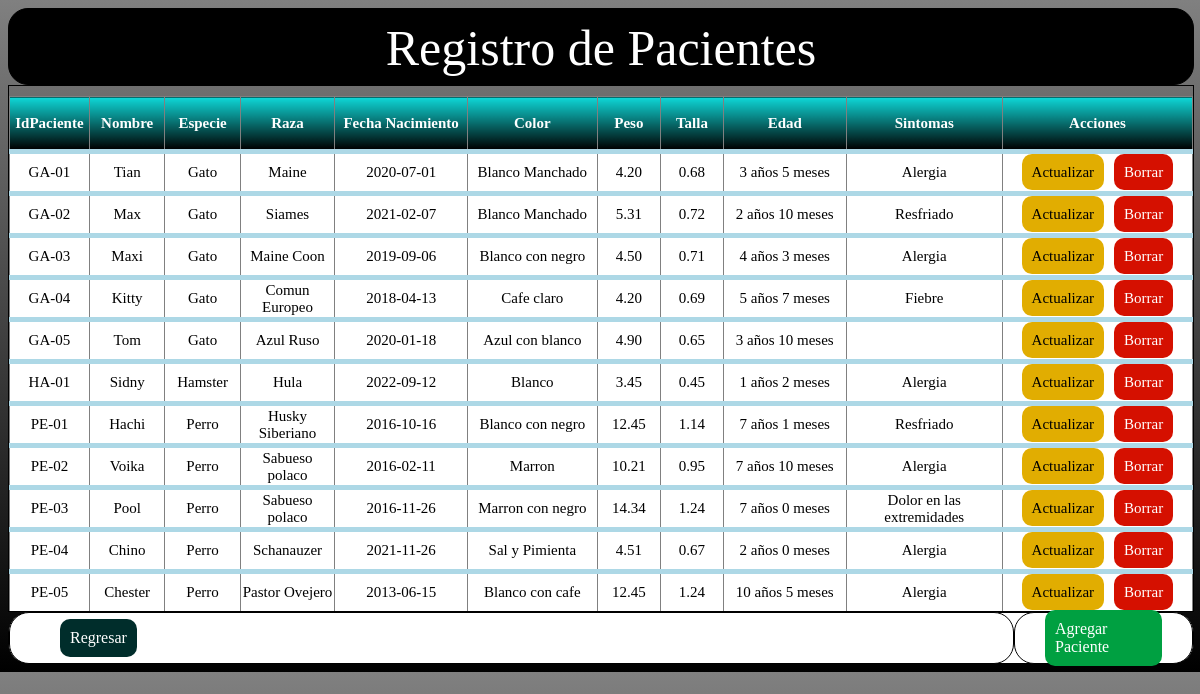
Page /crudDB/Pacientes.php on the committed database.
### tables this page shows
CREATE TABLE `paciente` (
  `idpaciente` varchar(45) NOT NULL,
  `nombre` varchar(45) NOT NULL,
  `especie` varchar(45) NOT NULL,
  `raza` varchar(45) DEFAULT NULL,
  `fec_nacimiento` date NOT NULL,
  `color` varchar(45) NOT NULL,
  `peso` decimal(5,2) NOT NULL,
  `talla` decimal(5,2) NOT NULL,
  `edad` varchar(45) NOT NULL,
  `sintomas` varchar(45) DEFAULT NULL,
  PRIMARY KEY (`idpaciente`)
);

### crudDB/Pacientes.php (the view, shortened to what this page needs)
<!DOCTYPE html>
<html lang="en">
    <head>
    </head>
    <body>
        <div id='cabeza'>
            <p>Registro de Pacientes</p>
        </div>
        <div id='contenido'>
        <table border='1'>
                <tr>
                    <th style='width:80px; height:50px;'>IdPaciente</th>
                    <th style='width:80px; height:50px;'>Nombre</th>
                    <th style='width:80px; height:50px;'>Especie</th>
                    <th style='width:100px; height:50px;'>Raza</th>
                    <th style='width:150px; height:50px;'>Fecha Nacimiento</th>
                    <th style='width:150px; height:50px;'>Color</th>
                    <th style='width:70px; height:50px;'>Peso</th>
                    <th style='width:70px; height:50px;'>Talla</th>
                    <th style='width:150px; height:50px;'>Edad</th>
                    <th style='width:180px; height:50px;'>Sintomas</th>
                    <th style='width:200px; height:50px;'>Acciones</th>
                </tr>
                <?php
                require('Conexion.php');
                $pacientes = $conexion ->  query('SELECT * FROM paciente');
                while ($resultado = $pacientes -> fetch_assoc()){
                    echo '<tr>';
                    echo '<td>'.$resultado['idpaciente'].'</td>';
                    echo '<td>'.$resultado['nombre'].'</td>';
                    echo '<td>'.$resultado['especie'].'</td>';
                    echo '<td>'.$resultado['raza'].'</td>';
                    echo '<td>'.$resultado['fec_nacimiento'].'</td>';
                    echo '<td>'.$resultado['color'].'</td>';
                    echo '<td>'.$resultado['peso'].'</td>';
                    echo '<td>'.$resultado['talla'].'</td>';
                    echo '<td>'.$resultado['edad'].'</td>';
                    echo '<td>'.$resultado['sintomas'].'</td>';
                    echo '<td><a class="btn-actualizar" href="PacientesActualizar.php?idpaciente='.$resultado["idpaciente"].'">Actualizar</a><a class="btn-borrar" href="PacientesBorrar.php?idpaciente='.$resultado["idpaciente"].'">Borrar</a></td>';
                    echo '</tr>';
                }
                ?>
            </table>
        </div>
        <div id='pie'>
            <div id='subpie1'>
                <a class='btn-regresar' href='Bienvenido.php'>Regresar</a>
            </div>
            <div id='subpie2'>
                <a class='btn-agregar' href='PacientesIngresar.php'>Agregar Paciente</a>
            </div>
        </div>
    </body>
</html>

### crudDB/Pacientes.php (style rules this page uses)
body { background: linear-gradient(gray, black); }
div { border: 1px solid black; }
#cabeza { width: 100%; height: 75px; background-color: black; border-radius: 20px; }
#cabeza p { font-size: 50px; text-align: center; margin-top: 10px; color: white }
#contenido { width: 100%; height: 525px; justify-content: center; overflow: auto; display: flex; }
#contenido table { border-collapse: collapse; margin-top: 10px; font-size: 15px; }
#contenido table tr td .btn-actualizar { background-color: #e1ad01; color: black; padding: 10px; border-radius: 10px; text-decoration: none; }
#contenido table tr td .btn-borrar { background-color: #d51000; color: white; padding: 10px; border-radius: 10px; margin-left: 10px; text-decoration: none; }
#contenido table tr { font-size: 15px; text-align: center; border-bottom: 5px solid lightblue; border-radius: 5px; }
#contenido table th { background: linear-gradient(#0ED7D7, black); color: white; }
#contenido table td { height: 35px; background: white; }
#pie { width: 100%; height: 50px; background-color: white; border-radius: 20px; display: flex; align-items: center; }
#subpie1 { width: 85%; height: 50px; background-color: white; border-radius: 20px; display: flex; align-items: center; }
#subpie1 .btn-regresar { background-color: #002d2b; color: white; padding: 10px; border-radius: 10px; margin-top: 30px; margin-left: 50px; margin-right: 30px; margin-bottom: 30px; text-decoration: none; }
#subpie2 { width: 15%; height: 50px; background-color: white; border-radius: 20px; display: flex; align-items: center; }
#subpie2 .btn-agregar { background-color: #00a041; color: white; padding: 10px; border-radius: 10px; margin: 30px; text-decoration: none; }

### rows in the picture
paciente: idpaciente "GA-01", nombre "Tian", especie "Gato", raza "Maine", fec_nacimiento "2020-07-01", color "Blanco Manchado", peso "4.20", talla "0.68", edad "3 años 5 meses", sintomas "Alergia"
paciente: idpaciente "GA-02", nombre "Max", especie "Gato", raza "Siames", fec_nacimiento "2021-02-07", color "Blanco Manchado", peso "5.31", talla "0.72", edad "2 años 10 meses", sintomas "Resfriado"
paciente: idpaciente "GA-03", nombre "Maxi", especie "Gato", raza "Maine Coon", fec_nacimiento "2019-09-06", color "Blanco con negro", peso "4.50", talla "0.71", edad "4 años 3 meses", sintomas "Alergia"
paciente: idpaciente "GA-04", nombre "Kitty", especie "Gato", raza "Comun Europeo", fec_nacimiento "2018-04-13", color "Cafe claro", peso "4.20", talla "0.69", edad "5 años 7 meses", sintomas "Fiebre"
paciente: idpaciente "GA-05", nombre "Tom", especie "Gato", raza "Azul Ruso", fec_nacimiento "2020-01-18", color "Azul con blanco", peso "4.90", talla "0.65", edad "3 años 10 meses"
paciente: idpaciente "HA-01", nombre "Sidny", especie "Hamster", raza "Hula", fec_nacimiento "2022-09-12", color "Blanco", peso "3.45", talla "0.45", edad "1 años 2 meses", sintomas "Alergia"
paciente: idpaciente "PE-01", nombre "Hachi", especie "Perro", raza "Husky Siberiano", fec_nacimiento "2016-10-16", color "Blanco con negro", peso "12.45", talla "1.14", edad "7 años 1 meses", sintomas "Resfriado"
paciente: idpaciente "PE-02", nombre "Voika", especie "Perro", raza "Sabueso polaco", fec_nacimiento "2016-02-11", color "Marron", peso "10.21", talla "0.95", edad "7 años 10 meses", sintomas "Alergia"
paciente: idpaciente "PE-03", nombre "Pool", especie "Perro", raza "Sabueso polaco", fec_nacimiento "2016-11-26", color "Marron con negro", peso "14.34", talla "1.24", edad "7 años 0 meses", sintomas "Dolor en las extremidades"
paciente: idpaciente "PE-04", nombre "Chino", especie "Perro", raza "Schanauzer", fec_nacimiento "2021-11-26", color "Sal y Pimienta", peso "4.51", talla "0.67", edad "2 años 0 meses", sintomas "Alergia"
paciente: idpaciente "PE-05", nombre "Chester", especie "Perro", raza "Pastor Ovejero", fec_nacimiento "2013-06-15", color "Blanco con cafe", peso "12.45", talla "1.24", edad "10 años 5 meses", sintomas "Alergia"
